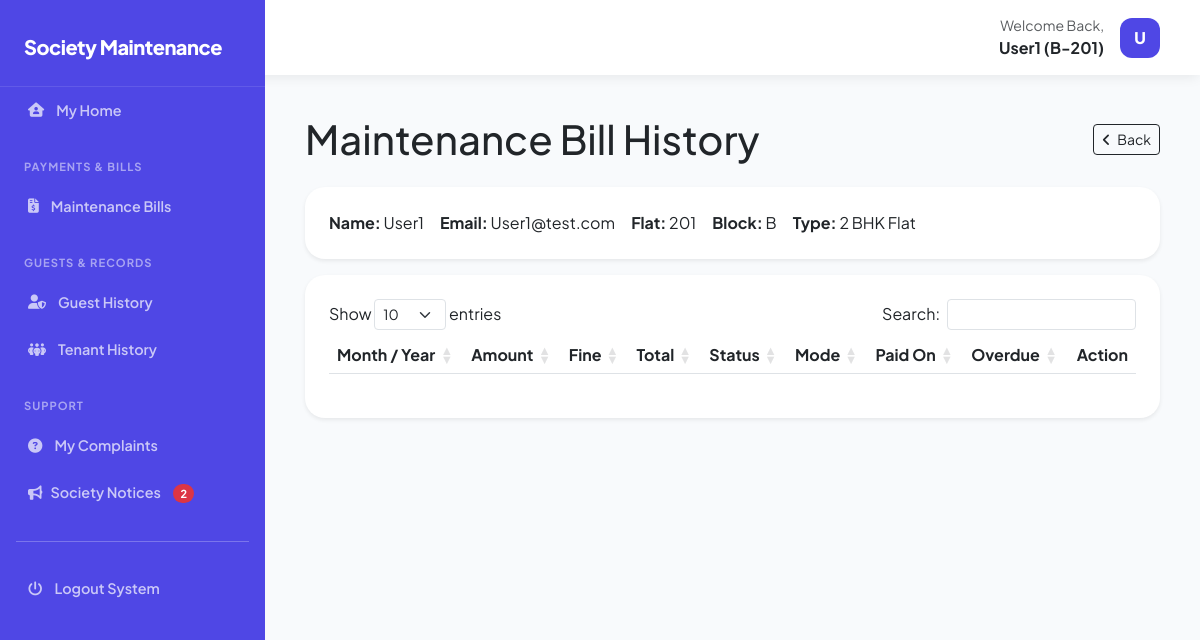
/public/view/view_userMaintanenceBill.php (signed in), run on the app's committed database.
### tables this page shows
CREATE TABLE `flats` (
  `id` int UNSIGNED NOT NULL,
  `flat_number` varchar(255) NOT NULL,
  `floor` int NOT NULL,
  `block_number` varchar(10) NOT NULL,
  `flat_type` varchar(30) NOT NULL,
  `created_at` timestamp NOT NULL DEFAULT CURRENT_TIMESTAMP
);

CREATE TABLE `allotments` (
  `id` int UNSIGNED NOT NULL,
  `user_id` int UNSIGNED NOT NULL,
  `flat_id` int UNSIGNED NOT NULL,
  `move_in_date` date NOT NULL,
  `created_at` timestamp NOT NULL DEFAULT CURRENT_TIMESTAMP
);

CREATE TABLE `users` (
  `id` int UNSIGNED NOT NULL,
  `name` varchar(255) NOT NULL,
  `email` varchar(255) NOT NULL,
  `mobile` varchar(15) DEFAULT NULL,
  `dob` date DEFAULT NULL,
  `gender` varchar(10) DEFAULT NULL,
  `role` enum('admin','cashier','user') NOT NULL DEFAULT 'user',
  `password` varchar(255) NOT NULL,
  `created_at` timestamp NOT NULL DEFAULT CURRENT_TIMESTAMP ON UPDATE CURRENT_TIMESTAMP
);

### public/view/view_userMaintanenceBill.php (the view, shortened to what this page needs)
<?php
require_once __DIR__ . '/../../core/config.php';
$userId = $_SESSION['user_id'];
$stmt = $pdo->prepare("
    SELECT
        u.id AS user_id,
        u.name,
        u.email,
        a.flat_id,
        f.flat_number,
        f.block_number,
        f.flat_type
    FROM allotments a
    JOIN users u ON u.id = a.user_id
    JOIN flats f ON f.id = a.flat_id
    WHERE u.id = ?
    ORDER BY a.id DESC
    LIMIT 1
");
$stmt->execute([$userId]);
$user = $stmt->fetch();
include __DIR__ . '/../../resources/layout/header.php';
?>
<!DOCTYPE html>
<html lang="en">
<head>
    <link rel="stylesheet" href="https://cdnjs.cloudflare.com/ajax/libs/font-awesome/6.5.0/css/all.min.css">
    <link href="https://cdn.jsdelivr.net/npm/bootstrap@5.3.0/dist/css/bootstrap.min.css" rel="stylesheet">
    <link rel="stylesheet" href="https://cdn.datatables.net/1.13.6/css/dataTables.bootstrap5.min.css">
    <link rel="stylesheet" href="../../assets/css/styles.css">
</head>
<body>
    <div class="main-wrapper">
        <main id="main-content">
            <div class="d-flex justify-content-between align-items-center mb-4">
                <h1 class="fw-800 m-0">Maintenance Bill History</h1>
                <a href="javascript:history.back()" class="btn btn-outline-dark btn-sm">
                    <i class="fa-solid fa-angle-left me-1"></i> Back
                </a>
            </div>
            <div class="data-card shadow-sm border-0">
                <div class="card-body d-flex flex-wrap align-items-center gap-3">
                    <div><strong>Name:</strong> <?= htmlspecialchars($user['name']) ?></div>
                    <div><strong>Email:</strong> <?= htmlspecialchars($user['email']) ?></div>
                    <div><strong>Flat:</strong> <?= htmlspecialchars($user['flat_number']) ?></div>
                    <div><strong>Block:</strong> <?= htmlspecialchars($user['block_number']) ?></div>
                    <div><strong>Type:</strong> <?= htmlspecialchars($user['flat_type']) ?></div>
                </div>
            </div>
            <div class="data-card shadow-sm border-0">
                <div class="table-responsive">
                    <table id="user-bills-table" class="table table-hover w-100">
                        <thead>
                            <tr>
                                <th>Month / Year</th>
                                <th>Amount</th>
                                <th>Fine</th>
                                <th>Total</th>
                                <th>Status</th>
                                <th>Mode</th>
                                <th>Paid On</th>
                                <th>Overdue</th>
                                <th class="text-end">Action</th>
                            </tr>
                        </thead>
                    </table>
                </div>
            </div>
        </main>
    </div>
</body>
</html>
<?php include __DIR__ . '/../../resources/layout/footer.php'; ?>

### resources/layout/header.php (shortened to what this page needs)
<?php
require_once __DIR__ . '/../../core/config.php';
$name = $_SESSION['user_name']
    ?? $_SESSION['name']
    ?? 'User';
$initials = strtoupper(substr(trim($name), 0, 1));
$blockFlat = '';
if ($_SESSION['user_role'] === 'user') {
    $stmt = $pdo->prepare("
        SELECT f.block_number, f.flat_number
        FROM allotments a
        JOIN flats f ON f.id = a.flat_id
        WHERE a.user_id = ?
        LIMIT 1
    ");
    $stmt->execute([$_SESSION['user_id']]);
    $flatData = $stmt->fetch(PDO::FETCH_ASSOC);
    if ($flatData) {
        $blockFlat = $flatData['block_number'] . '-' . $flatData['flat_number'];
    }
}
?>
<!DOCTYPE html>
<html lang="en">
<head>
    <link rel="stylesheet" href="../../assets/css/styles.css">
</head>
<body>
    <header class="top-nav">
        <div id="mobile-toggle" onclick="toggleSidebar()">
        </div>
        <div class="ms-auto d-flex align-items-center">
            <div class="dropdown">
                <button class="btn d-flex align-items-center gap-3 border-0 bg-transparent p-0"
                    type="button"
                    data-bs-toggle="dropdown"
                    aria-expanded="false">
                    <?php if ($_SESSION['user_role'] === 'admin'): ?>
                        <div class="text-end d-none d-sm-block">
                            <p class="m-0 small text-muted">Admin Panel</p>
                            <p class="m-0 fw-bold">Administrator</p>
                        </div>
                        <div class="avatar-circle"><?= $initials ?></div>
                    <?php else: ?>
                        <div class="text-end d-none d-sm-block">
                            <p class="m-0 small text-muted">Welcome Back,</p>
                            <p class="m-0 fw-bold">
                                <?= htmlspecialchars($name) ?>
                                <?php if (!empty($blockFlat)): ?>
                                    (<?= htmlspecialchars($blockFlat) ?>)
                                <?php endif; ?>
                            </p>
                        </div>
                        <div class="avatar-circle"><?= $initials ?></div>
                    <?php endif; ?>
                </button>
            </div>
        </div>
    </header>
    <?php include __DIR__ . '/sidebar.php'; ?>

### assets/css/styles.css (style rules this page uses)
:root { --brand-color: #4F47E5; --brand-hover: #3428b3; --bg-main: #f8fafc; --sidebar-width: 265px; --transition: all 0.3s cubic-bezier(0.4, 0, 0.2, 1); }
body { font-family: 'Plus Jakarta Sans', sans-serif; background-color: var(--bg-main); margin: 0; overflow-x: hidden; }
.main-wrapper { flex: 1; margin-left: var(--sidebar-width); transition: var(--transition); min-height: 100vh; }
.top-nav { height: 75px; background: #ffffff; display: flex; align-items: center; justify-content: flex-end; padding: 0 2rem; position: sticky; top: 0; z-index: 1000; box-shadow: 0 4px 12px -2px rgba(0, 0, 0, 0.08); }
#main-content { padding: 2.5rem; }
.data-card, .stat-card { background: #ffffff; border: 1px solid #e2e8f0; border-radius: 20px; padding: 1.5rem; margin-bottom: 1rem; }
.avatar-circle { width: 40px; height: 40px; background: var(--brand-color); color: #fff; border-radius: 12px; display: flex; align-items: center; justify-content: center; font-weight: 800; }
.main-wrapper { flex: 1; margin-left: var(--sidebar-width); min-height: 100vh; }
.top-nav { height: 75px; background: #fff; display: flex; align-items: center; justify-content: flex-end; padding: 0 2.5rem; position: sticky; top: 0; box-shadow: 0 4px 12px -2px rgba(0, 0, 0, 0.08); }
.data-card { background: #fff; border: 1px solid #e2e8f0; border-radius: 20px; padding: 1.5rem; }

### data on the page
flats: blockFlat "B-201"
allotments: user.name "User1", user.email "User1@test.com", flat.flat_number "201", flat.block_number "B", flat.flat_type "2 BHK Flat"

### other printed values
$name "User1"
$initials "U"
$notificationCount "2"
